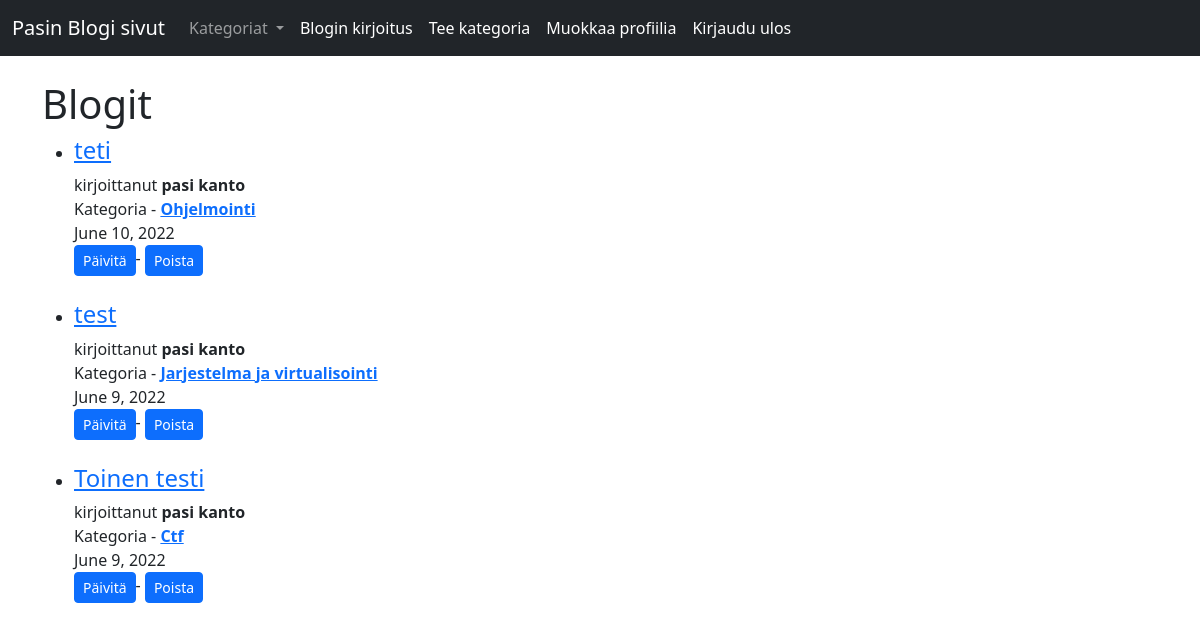
The app's page / (signed in), older data.
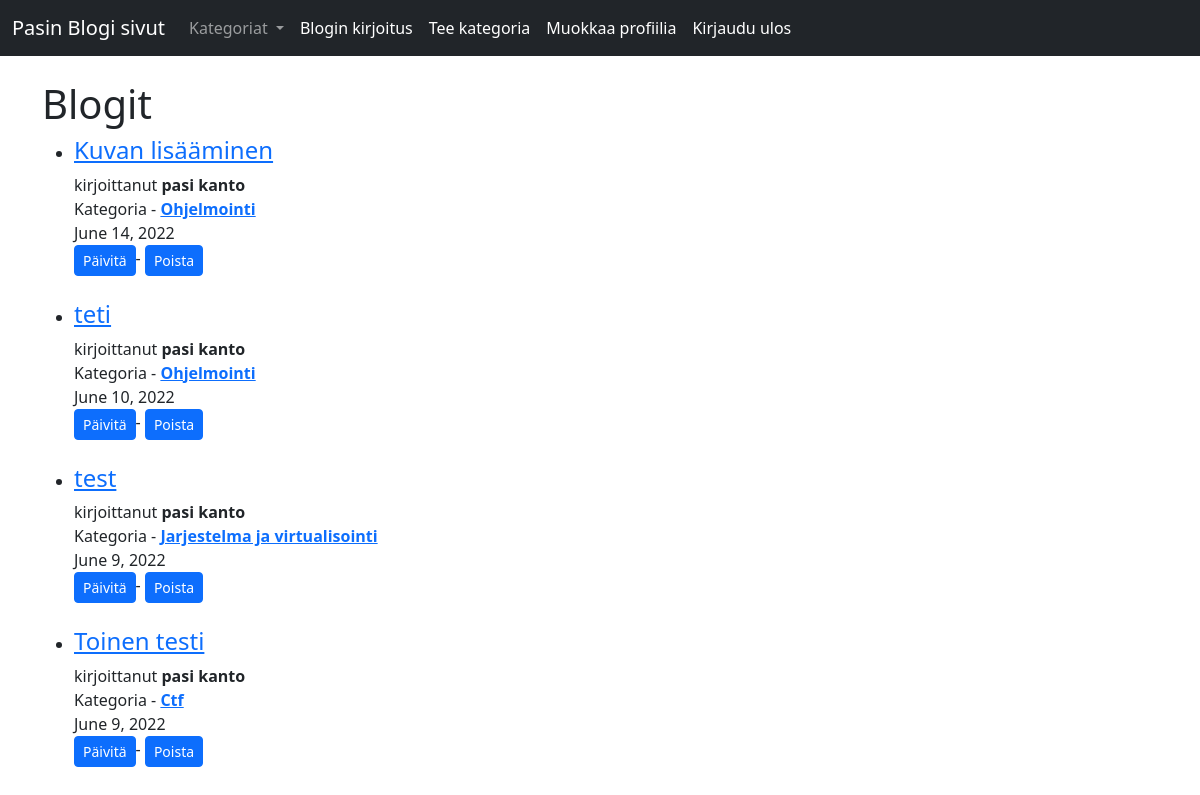
The same page, newer data.
### blogi/models.py (models this page shows, shortened)
class Post(models.Model):
  title = models.CharField(max_length = 255)
  author = models.ForeignKey(User, on_delete= models.CASCADE)
  kategoria = models.CharField(max_length = 255, default = 'ei kategoriaa')
  body = RichTextField(blank = True, null = True)
  kuvan_malli = models.ImageField(null=True, blank=True, upload_to ='images/')#kuvan lisäys malli blogin teko sivulle
  julkaisu = models.DateField(auto_now_add= True)
  likes = models.ManyToManyField(User, related_name='blogi_posts')

### blogi/views.py (the view)
# urls.py: path('', HomeView.as_view(), name= 'home'),
class HomeView(ListView):
  model = Post
  template_name = 'home.html'
  kats = Kategoria.objects.all()
  ordering = ['-julkaisu']
  def get_context_data(self, *args, **kwargs):
    kat_lista = Kategoria.objects.all()
    context = super(HomeView, self).get_context_data(*args, **kwargs)
    context["kat_lista"] = kat_lista
    return context

### blogi/models.py (called while the page is built)
  def __str__(self):
    return self.nimi

### blogi/templates/home.html
{%extends 'base.html'%}
{% block content%}
<br/>
<h1>Blogit</h1>
  <ul>
  {% for post in object_list %}
    <li><h4><a href="{%url 'artikkeli' post.pk%}">{{post.title}}</a></h4>kirjoittanut
    <strong>{{post.author.first_name}} {{post.author.last_name}}</strong><br/>
    Kategoria - <a href="{% url 'kategori' post.kategoria|slugify %}"><strong>{{post.kategoria}}</strong></a><br/>
    {{post.julkaisu}}<br/>
    {% if user.is_authenticated %}
    {% if user.id == post.author.id %}
    <small> <a href="{% url 'paivita' post.pk%}" class="btn btn-primary btn-sm" >Päivitä</a></small>-
    <small> <a href="{% url 'poista' post.pk%}" class="btn btn-primary btn-sm" >Poista</a></small>  <br/>
    <br/>
    </li>
    {%endif%}
    {%endif%}
  {% endfor%}
</ul>
{%endblock%}

Row changes from the older to the newer data that the page shows:
added Post: title "Kuvan lisääminen", author.first_name "pasi", author.last_name "kanto", kategoria "Ohjelmointi", julkaisu "June 14, 2022", shows "Päivitä"
